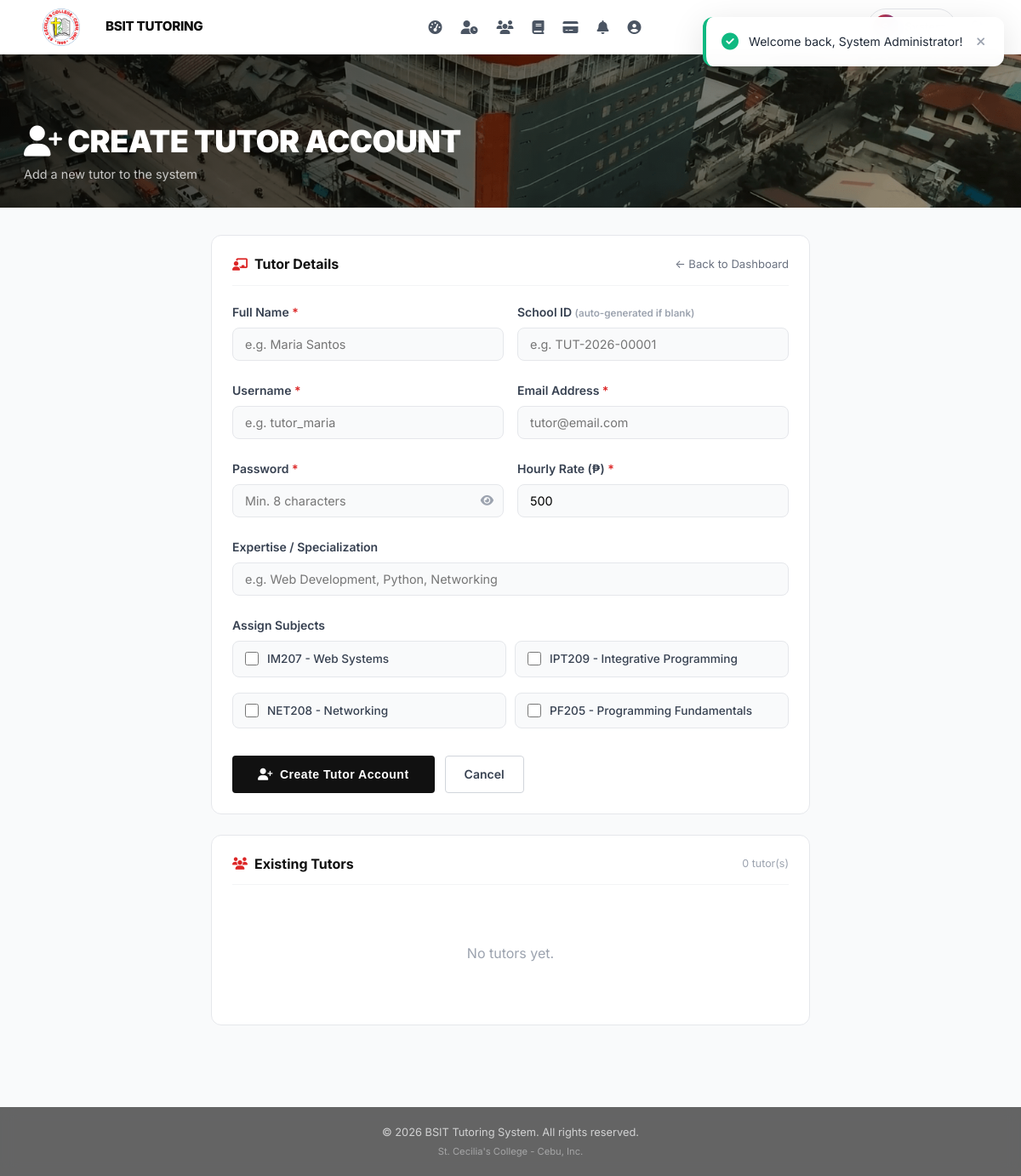
/admin_create_tutor.php (signed in), run on the app's committed database.
### tables this page shows
CREATE TABLE subjects (
    id INT PRIMARY KEY AUTO_INCREMENT,
    name VARCHAR(100) UNIQUE NOT NULL,
    description TEXT,
    created_at TIMESTAMP DEFAULT CURRENT_TIMESTAMP
);

### admin_create_tutor.php (the view, shortened to what this page needs)
<?php
$conn = getConnection();
$all_subjects = $conn->query("SELECT * FROM subjects ORDER BY name")->fetchAll();
?>
<!DOCTYPE html>
<html lang="en">
<head>
<link rel="stylesheet" href="https://cdnjs.cloudflare.com/ajax/libs/font-awesome/6.4.0/css/all.min.css">
<link rel="stylesheet" href="css/style.css">
</head>
<body>
<?php include 'header.php'; ?>
<div class="page-wrapper">
    <?php include 'sidebar.php'; ?>
    <div class="page-hero">
        <div class="page-hero-content">
            <h1><i class="fas fa-user-plus"></i> Create Tutor Account</h1>
            <p>Add a new tutor to the system</p>
        </div>
    </div>
    <div class="page-inner" style="max-width:760px;">
        <div class="content-card">
            <div class="card-header">
                <h3><i class="fas fa-chalkboard-teacher"></i> Tutor Details</h3>
                <a href="admin_dashboard.php" style="font-size:.82rem;color:#6b7280;text-decoration:none;">← Back to Dashboard</a>
            </div>
            <form method="POST">
                <div style="display:grid;grid-template-columns:1fr 1fr;gap:16px;">
                    <div class="form-group">
                        <label>Full Name <span style="color:#dc2626;">*</span></label>
                        <input type="text" name="full_name" placeholder="e.g. Maria Santos"
                               value="<?php echo htmlspecialchars($_POST['full_name'] ?? ''); ?>" required>
                    </div>
                    <div class="form-group">
                        <label>School ID <small style="color:#9ca3af;">(auto-generated if blank)</small></label>
                        <input type="text" name="school_id" placeholder="e.g. TUT-2026-00001"
                               value="<?php echo htmlspecialchars($_POST['school_id'] ?? ''); ?>">
                    </div>
                </div>
                <div style="display:grid;grid-template-columns:1fr 1fr;gap:16px;">
                    <div class="form-group">
                        <label>Username <span style="color:#dc2626;">*</span></label>
                        <input type="text" name="username" placeholder="e.g. tutor_maria"
                               value="<?php echo htmlspecialchars($_POST['username'] ?? ''); ?>" required>
                    </div>
                    <div class="form-group">
                        <label>Email Address <span style="color:#dc2626;">*</span></label>
                        <input type="email" name="email" placeholder="tutor@email.com"
                               value="<?php echo htmlspecialchars($_POST['email'] ?? ''); ?>" required>
                    </div>
                </div>
                <div style="display:grid;grid-template-columns:1fr 1fr;gap:16px;">
                    <div class="form-group">
                        <label>Password <span style="color:#dc2626;">*</span></label>
                        <div style="position:relative;display:flex;align-items:center;">
                            <input type="password" id="pw" name="password" placeholder="Min. 8 characters" required style="padding-right:40px;">
                            <button type="button" onclick="togglePw()" style="position:absolute;right:12px;background:none;border:none;cursor:pointer;color:#9ca3af;font-size:.85rem;">
                                <i class="fas fa-eye" id="pwIcon"></i>
                            </button>
                        </div>
                    </div>
                    <div class="form-group">
                        <label>Hourly Rate (₱) <span style="color:#dc2626;">*</span></label>
                        <input type="number" name="hourly_rate" min="100" max="10000" step="50"
                               value="<?php echo htmlspecialchars($_POST['hourly_rate'] ?? '500'); ?>" required>
                    </div>
                </div>
                <div class="form-group">
                    <label>Expertise / Specialization</label>
                    <input type="text" name="expertise" placeholder="e.g. Web Development, Python, Networking"
                           value="<?php echo htmlspecialchars($_POST['expertise'] ?? ''); ?>">
                </div>
                <div class="form-group">
                    <label>Assign Subjects</label>
                    <div style="display:grid;grid-template-columns:repeat(auto-fill,minmax(220px,1fr));gap:10px;margin-top:8px;">
                        <?php foreach ($all_subjects as $s): ?>
                        <label style="display:flex;align-items:center;gap:10px;padding:10px 14px;background:#f9fafb;border:1.5px solid #e5e7eb;border-radius:8px;cursor:pointer;font-size:.85rem;font-weight:500;transition:all .18s;"
                               onmouseover="this.style.borderColor='#dc2626'" onmouseout="this.style.borderColor='#e5e7eb'">
                            <input type="checkbox" name="subjects[]" value="<?php echo $s['id']; ?>"
                                   style="width:16px;height:16px;accent-color:#dc2626;"
                                   <?php echo in_array($s['id'], $_POST['subjects'] ?? []) ? 'checked' : ''; ?>>
                            <?php echo htmlspecialchars($s['name']); ?>
                        </label>
                        <?php endforeach; ?>
                    </div>
                </div>
                <div style="display:flex;gap:12px;margin-top:8px;">
                    <button type="submit" class="btn-primary">
                        <i class="fas fa-user-plus"></i> Create Tutor Account
                    </button>
                    <a href="admin_dashboard.php" class="btn-secondary">Cancel</a>
                </div>
            </form>
        </div>
        <div class="content-card" style="margin-top:24px;">
            <div class="card-header">
                <h3><i class="fas fa-users"></i> Existing Tutors</h3>
                <span style="font-size:.78rem;color:#9ca3af;">
                    <?php
                    $count = $conn->query("SELECT COUNT(*) FROM users WHERE role='tutor'")->fetchColumn();
                    echo $count . ' tutor(s)';
                    ?>
                </span>
            </div>
            <?php
            $tutors = $conn->query("
                SELECT u.*, GROUP_CONCAT(s.name SEPARATOR ', ') as subjects
                FROM users u
                LEFT JOIN tutor_subjects ts ON ts.tutor_id = u.id
                LEFT JOIN subjects s ON s.id = ts.subject_id
                WHERE u.role = 'tutor'
                GROUP BY u.id
                ORDER BY u.created_at DESC
            ")->fetchAll();
            ?>
            <?php if ($tutors): ?>
            <div style="overflow-x:auto;">
            <table style="width:100%;border-collapse:collapse;font-size:.82rem;">
                <thead>
                    <tr style="background:#f9fafb;border-bottom:1px solid #e5e7eb;">
                        <th style="padding:10px 14px;text-align:left;font-weight:700;color:#374151;">Name</th>
                        <th style="padding:10px 14px;text-align:left;font-weight:700;color:#374151;">Username</th>
                        <th style="padding:10px 14px;text-align:left;font-weight:700;color:#374151;">School ID</th>
                        <th style="padding:10px 14px;text-align:left;font-weight:700;color:#374151;">Rate</th>
                        <th style="padding:10px 14px;text-align:left;font-weight:700;color:#374151;">Subjects</th>
                        <th style="padding:10px 14px;text-align:left;font-weight:700;color:#374151;">Status</th>
                        <th style="padding:10px 14px;text-align:left;font-weight:700;color:#374151;">Available</th>
                        <th style="padding:10px 14px;text-align:left;font-weight:700;color:#374151;">Reset Password</th>
                    </tr>
                </thead>
                <tbody>
                    <?php foreach ($tutors as $t): ?>
                    <tr style="border-bottom:1px solid #f3f4f6;">
                        <td style="padding:12px 14px;font-weight:600;color:#111;"><?php echo htmlspecialchars($t['full_name']); ?></td>
                        <td style="padding:12px 14px;color:#6b7280;"><?php echo htmlspecialchars($t['username']); ?></td>
                        <td style="padding:12px 14px;color:#6b7280;font-family:monospace;"><?php echo htmlspecialchars($t['school_id'] ?? '—'); ?></td>
                        <td style="padding:12px 14px;color:#059669;font-weight:600;">₱<?php echo number_format($t['hourly_rate'], 0); ?>/hr</td>
                        <td style="padding:12px 14px;color:#6b7280;max-width:200px;overflow:hidden;text-overflow:ellipsis;white-space:nowrap;" title="<?php echo htmlspecialchars($t['subjects'] ?? ''); ?>">
                            <?php echo htmlspecialchars($t['subjects'] ?? '—'); ?>
                        </td>
                        <td style="padding:12px 14px;">
                            <span style="padding:3px 10px;border-radius:20px;font-size:.68rem;font-weight:700;background:<?php echo $t['status']==='approved'?'#dcfce7':'#fef9c3'; ?>;color:<?php echo $t['status']==='approved'?'#166534':'#854d0e'; ?>;">
                                <?php echo ucfirst($t['status']); ?>
                            </span>
                        </td>
                        <td style="padding:12px 14px;">
                            <span style="display:inline-flex;align-items:center;gap:5px;font-size:.75rem;font-weight:600;color:<?php echo $t['is_available']?'#059669':'#dc2626'; ?>;">
                                <span style="width:7px;height:7px;border-radius:50%;background:<?php echo $t['is_available']?'#10b981':'#ef4444'; ?>;"></span>
                                <?php echo $t['is_available'] ? 'Yes' : 'No'; ?>
                            </span>
                        </td>
                        <td style="padding:12px 14px;">
                            <button onclick="openResetModal(<?php echo $t['id']; ?>, '<?php echo htmlspecialchars($t['full_name'], ENT_QUOTES); ?>')"
                                style="padding:5px 12px;background:#111;color:#fff;border:none;border-radius:6px;font-size:.75rem;font-weight:700;cursor:pointer;display:flex;align-items:center;gap:5px;">
                                <i class="fas fa-key"></i> Reset
                            </button>
                        </td>
                    </tr>
                    <?php endforeach; ?>
                </tbody>
            </table>
            </div>
            <?php else: ?>
            <div class="no-data">No tutors yet.</div>
            <?php endif; ?>
        </div>
    </div>
</div>
<?php include 'footer.php'; ?>

### data on the page
subjects: name "IM207 - Web Systems"
subjects: name "IPT209 - Integrative Programming"
subjects: name "NET208 - Networking"
subjects: name "PF205 - Programming Fundamentals"

### other printed values
$count "0"
SITE_NAME "BSIT Tutoring System"
